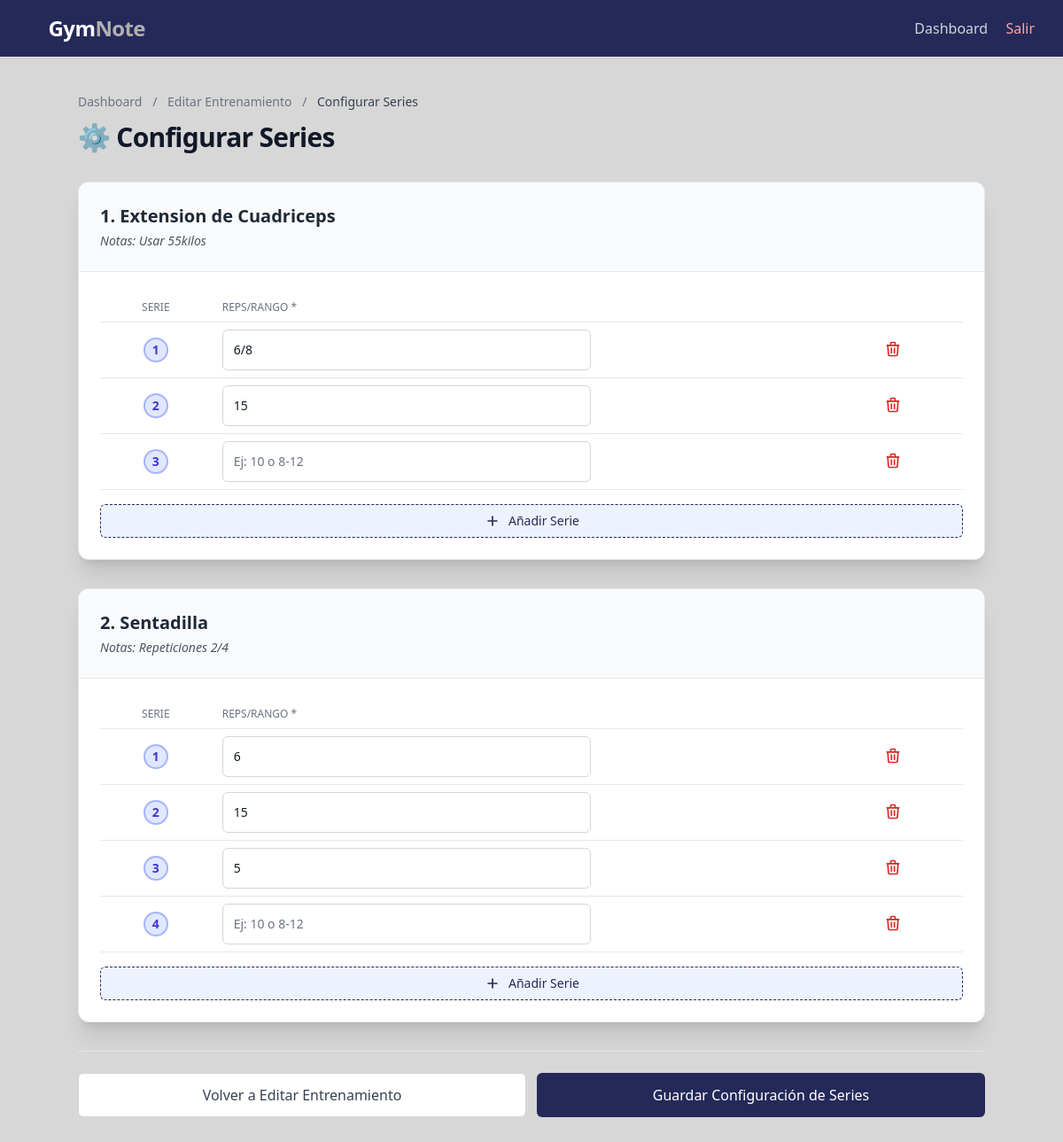
Page /entrenamiento/4/series/ (signed in) on the committed database.
### core/models.py (models this page shows, shortened)
class DetalleEntrenamiento(models.Model):
    entrenamiento = models.ForeignKey(
        Entrenamiento,
        on_delete=models.CASCADE,
        related_name='detalles'
    )
    ejercicio = models.ForeignKey(
        Ejercicio,
        on_delete=models.CASCADE,
        related_name='detalles'
    )
    orden = models.PositiveIntegerField(
        default=0,
        blank=False,
        null=False,
        db_index=True, # Hace que las búsquedas por 'orden' sean más rápidas
        help_text="Posición del ejercicio en la rutina (1, 2, 3...)"
    )
    peso_recomendado = models.DecimalField(
        max_digits=5,
        decimal_places=2,
        blank=True,
        null=True,
        help_text="Peso recomendado por el entrenador (kg)"
    )
    notas = models.TextField(blank=True, help_text="Notas específicas sobre el ejercicio")
    video_atleta = models.FileField(
        upload_to="videos_atletas/",
        blank=True,
        null=True,
        help_text="Video subido por el atleta ejecutando el ejercicio"
    )
    created_at = models.DateTimeField(auto_now_add=True)
    updated_at = models.DateTimeField(auto_now=True)
    class Meta:
        verbose_name = "Detalle de Entrenamiento"
        verbose_name_plural = "Detalles de Entrenamientos"
        ordering = ["entrenamiento", "orden"]

class Ejercicio(models.Model):
    nombre = models.CharField(max_length=150)
    video = models.URLField(blank=True, null=True)
    created_at = models.DateTimeField(auto_now_add=True)
    uploaded_at = models.DateTimeField(auto_now_add=True)
    class Meta:
        verbose_name = "Ejercicio"
        verbose_name_plural = "Ejercicios"
        ordering = ["nombre"]

### core/views.py (the view, shortened to what this page needs)
# urls.py: path('entrenamiento/<int:pk>/series/', ConfigurarSeriesView.as_view(), name='configurar_series'),
class ConfigurarSeriesView(LoginRequiredMixin, UserPassesTestMixin, FormView):
    form_class = forms.Form # Formulario 'dummy'
    template_name = "core/includes/serie_ejercicio_form.html"
    def test_func(self):
        try:
            return self.request.user.perfil == self.entrenamiento.entrenador
        except AttributeError:
             print(f"Error en test_func: El usuario {self.request.user} no tiene 'perfil' o el entrenamiento no tiene 'entrenador'.")
             return False
        except PerfilUsuario.DoesNotExist:
             print(f"Error en test_func: No existe PerfilUsuario para {self.request.user}.")
             return False
    def setup(self, request, *args, **kwargs):
        super().setup(request, *args, **kwargs)
        self.entrenamiento = get_object_or_404(Entrenamiento, pk=self.kwargs['pk'])
    def get_context_data(self, **kwargs):
        context = super().get_context_data(**kwargs)
        detalles = self.entrenamiento.detalles.all().select_related('ejercicio')
        detalles_with_formsets = []
        for detalle in detalles:
            prefix = f'series-{detalle.pk}'
            if self.request.POST:
                serie_formset = SeriePrescripcionInlineFormSet(
                    self.request.POST,
                    instance=detalle,
                    prefix=prefix
                )
            else:
                serie_formset = SeriePrescripcionInlineFormSet(
                    instance=detalle,
                    prefix=prefix
                )
            detalles_with_formsets.append((detalle, serie_formset))
        context['entrenamiento'] = self.entrenamiento
        context['detalles_with_formsets'] = detalles_with_formsets
        return context
    success_url = reverse_lazy("dashboard")

### templates/core/includes/serie_ejercicio_form.html (shortened to what this page needs)
{% extends "base.html" %}
{% block content %}
<div class="max-w-5xl mx-auto">
    <header class="mb-8">
        <nav class="text-sm mb-3 text-gray-500">
            <a href="{% url 'dashboard' %}" class="hover:text-primary">Dashboard</a>
            <span class="mx-2">/</span>
            <a href="{% url 'entrenamiento_update' pk=entrenamiento.pk %}" class="hover:text-primary">Editar Entrenamiento</a>
            <span class="mx-2">/</span>
            <span class="text-gray-700 font-medium">Configurar Series</span>
        </nav>
        <h1 class="text-3xl font-extrabold text-gray-900 tracking-tight">
            ⚙️ Configurar Series
        </h1>
    </header>
    <form method="post" id="series-form-container">
        <div class="space-y-8">
            {% for detalle, serie_formset in detalles_with_formsets %}
            <div class="bg-white shadow-xl rounded-xl border border-gray-200 overflow-hidden">
                <div class="p-6 border-b border-gray-200 bg-gray-50">
                    <h2 class="text-xl font-semibold text-gray-800">
                        {{ forloop.counter }}. {{ detalle.ejercicio.nombre }}
                    </h2>
                    {% if detalle.notas %}
                    <p class="mt-1 text-sm text-gray-600 italic">
                        <span class="font-medium">Notas:</span> {{ detalle.notas }}
                    </p>
                    {% endif %}
                </div>
                <div class="p-6">
                    <div class="overflow-x-auto">
                        <table class="min-w-full">
                            <thead class="border-b border-gray-200">
                                <tr>
                                    <th class="px-3 py-2 text-center text-xs font-medium text-gray-500 uppercase w-16">Serie</th>
                                    <th class="px-3 py-2 text-left text-xs font-medium text-gray-500 uppercase">Reps/Rango *</th>
                                    <th class="px-3 py-2 text-center text-xs font-medium text-gray-500 uppercase w-20"></th>
                                </tr>
                            </thead>
                            <tbody class="series-tbody" data-formset-prefix="{{ serie_formset.prefix }}">
                                {% for form in serie_formset %}
                                    {% include "core/includes/serie_row.html" with form=form %}
                                {% endfor %}
                            </tbody>
                        </table>
                    </div>
                    <button type="button"
                            class="add-serie-button mt-4 w-full flex items-center justify-center px-4 py-2 border border-dashed border-primary text-sm font-medium rounded-md text-primary bg-indigo-50 hover:bg-indigo-100 transition"
                            data-formset-prefix="{{ serie_formset.prefix }}">
                        <svg class="w-5 h-5 mr-2" fill="none" stroke="currentColor" viewBox="0 0 24 24"><path stroke-linecap="round" stroke-linejoin="round" stroke-width="2" d="M12 6v6m0 0v6m0-6h6m-6 0H6"></path></svg>
                        Añadir Serie
                    </button>
                </div>
            </div>
            {% endfor %}
        </div>
        <div class="pt-6 mt-8 border-t border-gray-200 flex flex-col sm:flex-row-reverse gap-3">
            <button type="submit"
                    class="w-full inline-flex justify-center py-3 px-4 border border-transparent text-base font-medium rounded-md text-white bg-primary hover:bg-indigo-700 focus:outline-none focus:ring-2 focus:ring-offset-2 focus:ring-primary transition">
                Guardar Configuración de Series
            </button>
            <a href="{% url 'entrenamiento_update' pk=entrenamiento.pk %}"
                class="w-full inline-flex justify-center py-3 px-4 border border-gray-300 text-base font-medium rounded-md text-gray-700 bg-white hover:bg-gray-50 focus:outline-none focus:ring-2 focus:ring-offset-2 focus:ring-gray-400 transition">
                Volver a Editar Entrenamiento
            </a>
        </div>
    </form>
</div>
{% endblock content %}

### templates/core/includes/serie_row.html (shortened to what this page needs)
<tr class="serie-item bg-white border-b border-gray-200 hover:bg-indigo-50 transition duration-150">
    <td class="px-3 py-2 text-center text-sm font-bold text-indigo-700 w-16 serie-number">
        <span class="inline-flex items-center justify-center h-6 w-6 rounded-full bg-indigo-100 ring-2 ring-indigo-300">
            </span>
    </td>
    <td class="px-3 py-2 w-1/2 md:w-56">
        {{ form.repeticiones_o_rango }}
    </td>
    <td class="px-3 py-2 w-1/4 md:w-32">
    </td>
    <td class="px-3 py-2 text-center w-20">
        <button type="button"
                class="remove-serie-button text-red-600 hover:text-red-800 transition duration-150 p-1 rounded-full hover:bg-red-100"
                title="Eliminar serie">
            <svg class="w-5 h-5" fill="none" stroke="currentColor" viewBox="0 0 24 24">
                <path stroke-linecap="round" stroke-linejoin="round" stroke-width="2" d="M19 7l-.867 12.142A2 2 0 0116.138 21H7.862a2 2 0 01-1.995-1.858L5 7m5 4v6m4-6v6m1-10V4a1 1 0 00-1-1h-4a1 1 0 00-1 1v3M4 7h16" />
            </svg>
        </button>
    </td>
</tr>

### rows in the picture
DetalleEntrenamiento: ejercicio.nombre "Extension de Cuadriceps", notas "Usar 55kilos", repeticiones_o_rango "6/8" "15"
DetalleEntrenamiento: ejercicio.nombre "Sentadilla", notas "Repeticiones 2/4", repeticiones_o_rango "6" "15" "5"
